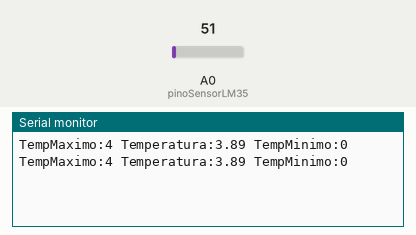
Recording of a sketch running on a simulated Arduino Uno, built with avr-gcc and run on an emulated ATmega328P. Shown: the last lines printed to the serial monitor. The test bench sets the inputs (shaded band); at power-on: A0 (pinoSensorLM35) = 51.

Above: at 1.8 s.
1.9 s: A0 (pinoSensorLM35) set to 61
At 2.8 s:
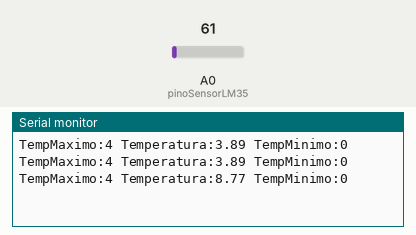
3.4 s: A0 (pinoSensorLM35) set to 71
At 4.5 s:
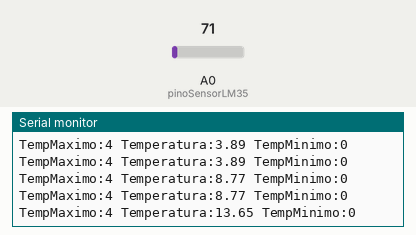
Timing chart, 0 to 6.4 s (numbered marks = the images above; inputs shaded):
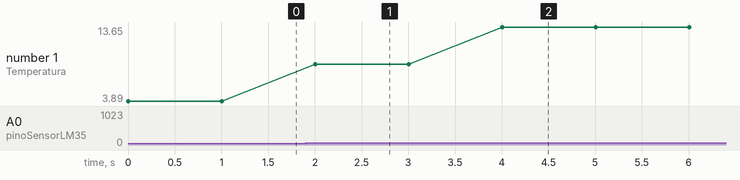

The sketch:

sketch_sensor.ino
```cpp
const int pinoSensorLM35 = A0;
float temperatura;

void setup() {
  Serial.begin(9600);
}

  void loop() {
  int valorLido = analogRead(pinoSensorLM35);
  temperatura = (valorLido * 0.00488);
  temperatura = temperatura * 100;

  // para declarar labels no plotter serial:
  Serial.print("TempMaximo:");
  Serial.print(4);
  Serial.print(" ");
  Serial.print("Temperatura:");
  Serial.print(temperatura - 21);
  Serial.print(" ");
  Serial.print("TempMinimo:");
  Serial.println(0);

  delay(1000);
}
```

Measured:
- after the input at 1.9 s, the serial monitor: prints a new line after 0.10 s (image 1)
- after the input at 3.4 s, the serial monitor: prints a new line after 0.60 s (image 2)
- plotted number 1: 3.89 → 8.77 after the input at 1.9 s, 8.77 → 13.65 after the input at 3.4 s
